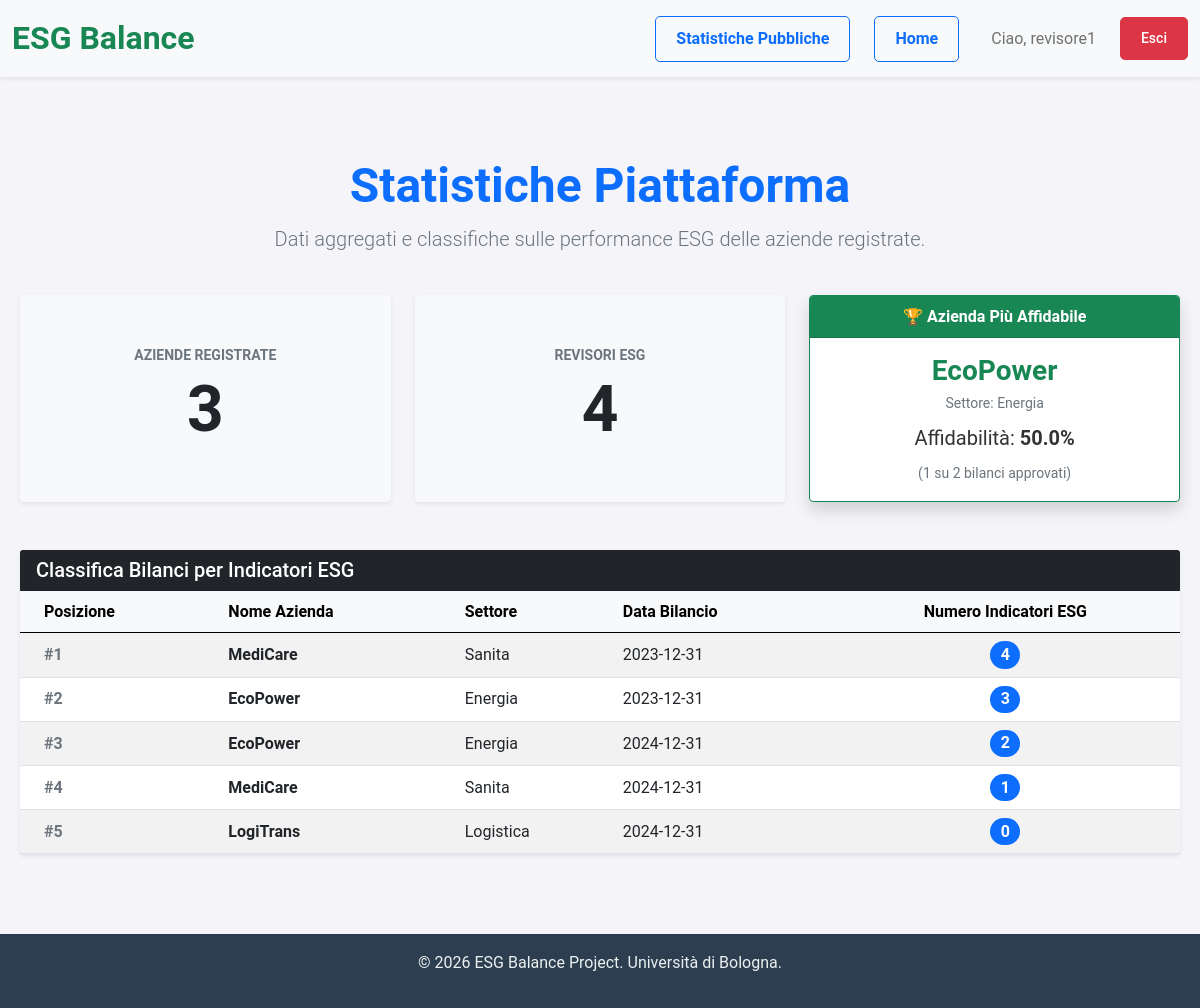
The app's page /views/statistiche.php (signed in) with its own data.
### tables this page shows
CREATE TABLE if NOT Exists Azienda (
    RagioneSociale VARCHAR(255) PRIMARY KEY,
    Nome VARCHAR(200),
    Settore VARCHAR(200),
    NBilanci INT DEFAULT 0,
    NDipendenti INT,
    Logo VARCHAR(255),
    PartitaIva VARCHAR(11) UNIQUE,
    Responsabile VARCHAR(20),
    Foreign Key (Responsabile) REFERENCES Responsabile (Utente)
);

### public/views/statistiche.php (the view, shortened to what this page needs)
<?php
require_once __DIR__ . '/header.php';
try {
    $db = Database::getInstance();
    $conn = $db->getConnection();
} catch (Exception $e) {
    $erroreDb = "Errore di connessione al database: " . $e->getMessage();
}
$numAziende = 0;
$numRevisori = 0;
$aziendaTop = null;
$classificaESG = [];
if (!isset($erroreDb)) {
    try {
        $stmt1 = $conn->query("SELECT NumeroAziende FROM NumeroAziende");
        $numAziende = $stmt1->fetchColumn() ?: 0;
        $stmt2 = $conn->query("SELECT NumeroRevisoriESG FROM NumeroRevisoriESG");
        $numRevisori = $stmt2->fetchColumn() ?: 0;
        $stmt3 = $conn->query("SELECT * FROM AziendaAffidabilitaMaggiore");
        $aziendaTop = $stmt3->fetch(PDO::FETCH_ASSOC);
        $stmt4 = $conn->query("SELECT * FROM Vista_ClassificaESG ORDER BY Numero_Indicatori_ESG DESC, DataBilancio DESC");
        $classificaESG = $stmt4->fetchAll(PDO::FETCH_ASSOC);
    } catch (PDOException $e) {
        $erroreDb = "Errore nel caricamento delle statistiche: " . $e->getMessage();
    }
}
?>
<div class="container my-5">
    <div class="row mb-4">
        <div class="col-12 text-center">
            <h1 class="display-5 fw-bold text-primary">Statistiche Piattaforma</h1>
            <p class="text-muted lead">Dati aggregati e classifiche sulle performance ESG delle aziende registrate.</p>
        </div>
    </div>
    <?php if (isset($erroreDb)): ?>
        <div class="alert alert-danger" role="alert">
            <?php echo htmlspecialchars($erroreDb); ?>
        </div>
    <?php else: ?>
        <div class="row g-4 mb-5">
            <div class="col-md-4">
                <div class="card h-100 shadow-sm border-0 bg-light text-center">
                    <div class="card-body d-flex flex-column justify-content-center">
                        <h5 class="text-uppercase text-muted small fw-bold">Aziende Registrate</h5>
                        <h2 class="display-3 text-dark mb-0 fw-bold"><?php echo (int) $numAziende; ?></h2>
                    </div>
                </div>
            </div>
            <div class="col-md-4">
                <div class="card h-100 shadow-sm border-0 bg-light text-center">
                    <div class="card-body d-flex flex-column justify-content-center">
                        <h5 class="text-uppercase text-muted small fw-bold">Revisori ESG</h5>
                        <h2 class="display-3 text-dark mb-0 fw-bold"><?php echo (int) $numRevisori; ?></h2>
                    </div>
                </div>
            </div>
            <div class="col-md-4">
                <div class="card h-100 shadow border-success text-center">
                    <div class="card-header bg-success text-white fw-bold">
                        🏆 Azienda Più Affidabile
                    </div>
                    <div class="card-body d-flex flex-column justify-content-center">
                        <?php if ($aziendaTop && !empty($aziendaTop['NomeAzienda'])): ?>
                            <h3 class="text-success fw-bold mb-1">
                                <?php echo htmlspecialchars($aziendaTop['NomeAzienda']); ?>
                            </h3>
                            <p class="text-muted small mb-2">Settore: <?php echo htmlspecialchars($aziendaTop['Settore']); ?>
                            </p>
                            <div class="fs-5">
                                Affidabilità:
                                <strong><?php echo number_format((float) $aziendaTop['Percentuale_Affidabilita'], 1); ?>%</strong>
                            </div>
                            <div class="small text-muted mt-2">
                                (<?php echo (int) $aziendaTop['NumApprovazioni']; ?> su
                                <?php echo (int) $aziendaTop['NumTotali']; ?> bilanci approvati)
                            </div>
                        <?php else: ?>
                            <p class="text-muted mb-0">Dati insufficienti per il calcolo.</p>
                        <?php endif; ?>
                    </div>
                </div>
            </div>
        </div>
        <div class="row">
            <div class="col-12">
                <div class="card shadow-sm border-0">
                    <div class="card-header bg-dark text-white">
                        <h5 class="mb-0">Classifica Bilanci per Indicatori ESG</h5>
                    </div>
                    <div class="card-body p-0">
                        <div class="table-responsive">
                            <table class="table table-hover table-striped align-middle mb-0">
                                <thead class="table-light">
                                    <tr>
                                        <th class="ps-4">Posizione</th>
                                        <th>Nome Azienda</th>
                                        <th>Settore</th>
                                        <th>Data Bilancio</th>
                                        <th class="text-center">Numero Indicatori ESG</th>
                                    </tr>
                                </thead>
                                <tbody>
                                    <?php if (empty($classificaESG)): ?>
                                        <tr>
                                            <td colspan="5" class="text-center text-muted py-4">Nessun bilancio o indicatore
                                                associato al momento.</td>
                                        </tr>
                                    <?php else: ?>
                                        <?php $pos = 1;
                                        foreach ($classificaESG as $riga): ?>
                                            <tr>
                                                <td class="ps-4 fw-bold text-muted">#<?php echo $pos++; ?></td>
                                                <td class="fw-bold"><?php echo htmlspecialchars($riga['NomeAzienda']); ?></td>
                                                <td><?php echo htmlspecialchars($riga['Settore']); ?></td>
                                                <td><?php echo htmlspecialchars($riga['DataBilancio']); ?></td>
                                                <td class="text-center">
                                                    <span class="badge bg-primary rounded-pill fs-6">
                                                        <?php echo (int) $riga['Numero_Indicatori_ESG']; ?>
                                                    </span>
                                                </td>
                                            </tr>
                                        <?php endforeach; ?>
                                    <?php endif; ?>
                                </tbody>
                            </table>
                        </div>
                    </div>
                </div>
            </div>
        </div>
    <?php endif; ?>
</div>
<?php require_once __DIR__ . '/footer.php'; ?>

### public/assets/css/style.css (style rules this page uses)
* { box-sizing: border-box; margin: 0; padding: 0; }
body { font-family: 'Roboto', sans-serif; line-height: 1.6; background-color: #f4f4f9; color: #333; display: flex; flex-direction: column; min-height: 100vh; }
.container { max-width: 1200px; margin: 0 auto; padding: 0 20px; }

### records on screen
azienda: Settore "Energia", NomeAzienda "EcoPower", DataBilancio "2023-12-31", Numero_Indicatori_ESG "3", DataBilancio "2024-12-31", Numero_Indicatori_ESG "2"
azienda: NomeAzienda "MediCare", Settore "Sanita", DataBilancio "2023-12-31", Numero_Indicatori_ESG "4", DataBilancio "2024-12-31", Numero_Indicatori_ESG "1"
azienda: NomeAzienda "LogiTrans", Settore "Logistica", DataBilancio "2024-12-31", Numero_Indicatori_ESG "0"

### other values on screen
$_SESSION['user'] "revisore1"
$numAziende "3"
$numRevisori "4"
$aziendaTop['NomeAzienda'] "EcoPower"
$aziendaTop['Percentuale_Affidabilita'] "50.0"
$aziendaTop['NumApprovazioni'] "1"
$aziendaTop['NumTotali'] "2"
